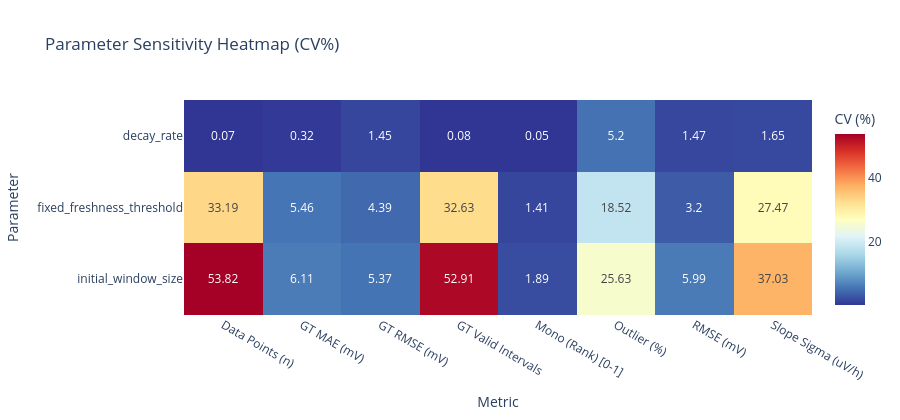

Source (notebook cell):
### Code cell
# =============================================================================
# Cell 14: Sensitivity heatmap
# =============================================================================

pivot_cv = sensitivity_df.pivot(index="Parameter", columns="Metric", values="CV (%)")

fig_heatmap = px.imshow(
    pivot_cv,
    labels=dict(x="Metric", y="Parameter", color="CV (%)"),
    title="Parameter Sensitivity Heatmap (CV%)",
    color_continuous_scale="RdYlBu_r",
    aspect="auto",
    text_auto=True,
)

fig_heatmap.update_layout(height=420, template="plotly_white")
fig_heatmap.show()

if SAVE_PLOTS:
    fig_heatmap.write_html(PLOTS_OUTPUT_DIR / "sensitivity_heatmap_cv.html")
    print("Saved sensitivity heatmap.")

### Figure 1 — Plotly figure (JSON) as saved in the notebook; plotly's stock layout.template omitted (floating-point values rounded to 4 significant figures)
{"data": [{"coloraxis": "coloraxis", "hovertemplate": "Metric: %{x}<br>Parameter: %{y}<br>CV (%): %{z}<extra></extra>", "name": "0", "texttemplate": "%{z}", "type": "heatmap", "x": ["Data Points (n)", "GT MAE (mV)", "GT RMSE (mV)", "GT Valid Intervals", "Mono (Rank) [0-1]", "Outlier (%)", "RMSE (mV)", "Slope Sigma (uV/h)"], "xaxis": "x", "y": ["decay_rate", "fixed_freshness_threshold", "initial_window_size"], "yaxis": "y", "z": [[0.07, 0.32, 1.45, 0.08, 0.05, 5.2, 1.47, 1.65], [33.19, 5.46, 4.39, 32.63, 1.41, 18.52, 3.2, 27.47], [53.82, 6.11, 5.37, 52.91, 1.89, 25.63, 5.99, 37.03]]}], "layout": {"coloraxis": {"colorbar": {"title": {"text": "CV (%)"}}, "colorscale": [[0, "rgb(49,54,149)"], [0.1, "rgb(69,117,180)"], [0.2, "rgb(116,173,209)"], [0.3, "rgb(171,217,233)"], [0.4, "rgb(224,243,248)"], [0.5, "rgb(255,255,191)"], [0.6, "rgb(254,224,144)"], [0.7, "rgb(253,174,97)"], [0.8, "rgb(244,109,67)"], [0.9, "rgb(215,48,39)"], [1, "rgb(165,0,38)"]]}, "height": 420, "title": {"text": "Parameter Sensitivity Heatmap (CV%)"}, "xaxis": {"anchor": "y", "domain": [0, 1], "title": {"text": "Metric"}}, "yaxis": {"anchor": "x", "autorange": "reversed", "domain": [0, 1], "title": {"text": "Parameter"}}}}
